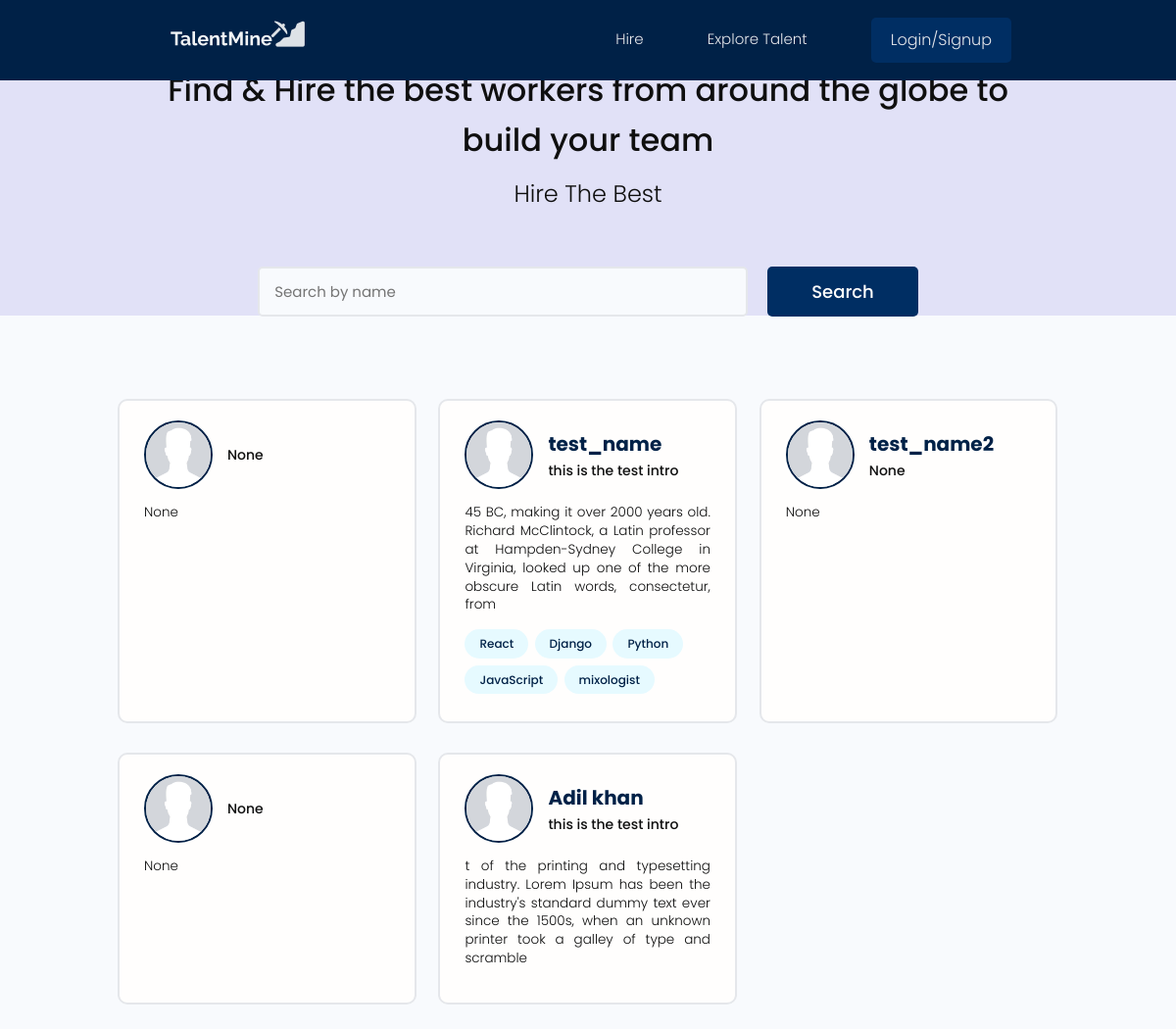
/users/, run on an earlier commit of the app's database.
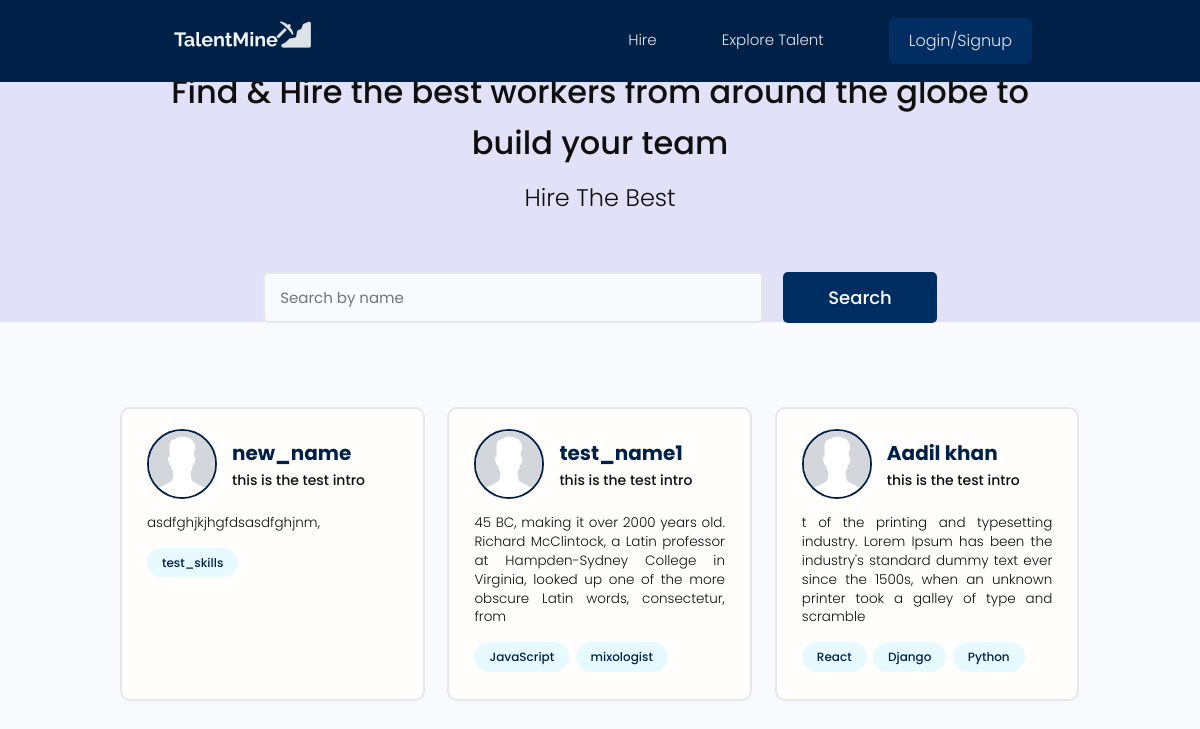
And on a later commit of the database.
### users/models.py (models this page shows, shortened)
class Profile(models.Model):
    user = models.OneToOneField(User,on_delete=models.CASCADE,null=True,blank=True)
    name = models.CharField(max_length = 100,blank=True,null=True)
    email = models.EmailField(max_length=100,blank=True,null=True)
    username  = models.CharField(max_length = 100,blank=True,null=True)
    location = models.CharField(max_length = 500,blank=True,null=True)
    short_intro  = models.CharField(max_length = 180,blank=True,null=True)
    bio = models.TextField(blank=True,null=True)
    profile_image = models.ImageField(null=True,blank=True,upload_to = 'profiles/',default ="profiles/avatar.jpeg" )
    social_github =  models.CharField(max_length = 5000,blank=True,null=True)
    social_twitter =  models.CharField(max_length = 5000,blank=True,null=True)
    social_linkedin =  models.CharField(max_length = 5000,blank=True,null=True)
    social_website =  models.CharField(max_length = 5000,blank=True,null=True)
    created = models.DateTimeField(auto_now_add=True)
    id = models.UUIDField(default = uuid.uuid4, unique=True,primary_key=True,editable=False)

class Skill(models.Model):
    owner = models.ForeignKey(Profile,on_delete = models.CASCADE,null=True)
    name = models.CharField(max_length = 100,blank=True,null=True)
    description = models.TextField(blank=True,null=True)
    created = models.DateTimeField(auto_now_add=True)
    id = models.UUIDField(default = uuid.uuid4, unique=True,primary_key=True,editable=False)
    def __str__(self):
        return str(self.name)

### users/views.py (the view)
# urls.py: path('',views.profiles,name='profiles'),
def profiles(request):
    profiles,search_query = searchProfiles(request)
    context = {'profiles':profiles,'search_query':search_query}
    return render(request,'users/profiles.html',context)

### users/utils.py (called while the page is built)
def searchProfiles(request):
        search_query = ''
        if request.GET.get('search_query'):
            search_query = request.GET.get('search_query')
        skills = Skill.objects.filter(name__icontains = search_query)
        profiles = Profile.objects.distinct().filter(Q(name__icontains=search_query) |Q(short_intro__icontains=search_query) |Q(skill__in=skills))
        return profiles,search_query

### users/templates/users/profiles.html (shortened to what this page needs)
{%extends 'main.html'%}
{%block content%}
<main class="home">
  <section class="hero-section text-center" style="background-color:#e1e1f7;height:30vh;">
    <div class="container container--narrow">
      <div class="hero-section__box">
          <h3 >Find & Hire the best workers from around the globe to build your team </h3>
          <h5 style="padding-top:10px">Hire The Best</h5>
      </div>
      <div class="hero-section__search">
        <form class="form" action="{% url 'profiles'%}" method="get">
          <div class="form__field">
            <input class="input input--text" id="formInput#search" type="text" name="search_query"
              value = "{{search_query}}" placeholder="Search by name" />
          </div>
          <input class="btn btn--sub btn--lg" type="submit" value="Search" />
        </form>
      </div>
    </div>
  </section>
  <section class="devlist">
    <div class="container">
      <div class="grid grid--three">
          {%for profile in profiles%}
          <div class="column card">
            <div class="dev">
              <a href="{%url 'user-profile' profile.id%}" class="card__body">
                <div class="dev__profile">
                  <img class="avatar avatar--md" src="{{profile.profile_image.url}}" alt="image" />
                  <div class="dev__meta">
                    <h3>{{profile.name}}</h3>
                    <h5>{{profile.short_intro|slice:'50'}}</h5>
                  </div>
                </div>
                <p class="dev__info">
                  {{profile.bio|slice:"180"}}
                </p>
                <div class="dev__skills">
                {%for skill in profile.skill_set.all|slice:"5"%}
                  <span class="tag tag--pill tag--main">
                    <small>{{skill}}</small>
                  </span>
                  {%endfor%}
                </div>
              </a>
            </div>
          </div>
          {%endfor%}
      </div>
    </div>
  </section>
</main>
{%endblock content%}

### templates/main.html (shortened to what this page needs)
<!DOCTYPE html>
{%load static%}
<html lang="en" dir="ltr">
    <head>
        <link rel="stylesheet" href="https://cdn.iconmonstr.com/1.3.0/css/iconmonstr-iconic-font.min.css" />
        <link rel="stylesheet" href="{% static 'uikit/styles/uikit.css' %}" />
        <link rel="stylesheet" href="{% static 'styles/app.css' %}" />
        <link rel="stylesheet" href="{% static 'styles/main.css' %}">
    </head>
    <body>
        {%include 'navbar.html'%}
        {% block content %}
        {% endblock content%}
    </body>
</html>

### templates/navbar.html (shortened to what this page needs)
{%load static%}
<header class="header">
  <div class="container container--narrow">
    <a href="/" class="header__logo" style="float:left">
      <img id="nav-logo" src="{% static 'images/logo.png'%}" alt="TalentMine" />
    </a>
    <nav class="header__nav">
      <ul class="header__menu" style="background-color:#002147">
        <li class="header__menuItem"><a href="/users">Hire</a></li>
        <li class="header__menuItem"><a href="/project">Explore Talent</a></li>
        {%if request.user.is_authenticated%}
            <li class="header__menuItem"><a href="{%url 'inbox'%}">Inbox</a></li>
            <li class="header__menuItem"><a href="{%url 'account'%}">My Account</a></li>
            <li class="header__menuItem"><a href="{%url 'logout'%}" class="btn btn--sub">Logout</a></li>
        {%else%}
            <li class="header__menuItem"><a href="{%url 'login'%}" class="btn btn--sub">Login/Signup</a></li>
        {%endif%}
      </ul>
    </nav>
  </div>
</header>

### static/styles/app.css (style rules this page uses)
:root { --color-sub: #2d2d3; }
.btn--sub { background-color: var(--color-sub-light); }
.card { border: 2px solid var(--color-light); }
img { width: 100%; }
.header { position: sticky; z-index: 111; background-color: var(--color-main); padding: 1.5rem 0; }
.header > .container { display: flex; justify-content: space-between; align-items: center; }
.header__logo > img { height: 3.8rem; }
.header__nav > ul { display: inline-flex; align-items: center; list-style: none; gap: 6.5rem; }
.header__menuItem > a { color: var(--color-light); font-weight: 300; }
.hero-section { height: 40vh; display: flex; align-items: center; background-color: var(--color-sub); }
.hero-section__box { margin-bottom: 4rem; }
.hero-section__search > .form { display: flex; align-items: center; justify-content: center; gap: 2rem; }
.hero-section__search > .form input.input--text { width: 50rem; }
.devlist { margin-top: 8rem; }
.devlist .grid { align-items: stretch; }
.devlist .dev .dev__profile { display: flex; align-items: center; gap: 1.5rem; }
.devlist .dev .dev__meta h3 { color: var(--color-sub); font-size: 2rem; font-weight: 700; }
.devlist .dev .dev__meta h5 { color: var(--color-text); font-size: 1.4rem; font-weight: 500; }
.devlist .dev .dev__info { margin: 1.5rem 0; font-size: 1.35rem; line-height: 1.4; text-align: justify; }

### static/styles/main.css (style rules this page uses)
#nav-logo { text-rendering: optimizeLegibility; text-size-adjust: 100%; text-align: center; aspect-ratio: auto 800 / 600; box-sizing: inherit; margin: 0; padding: 0; border: 0; font: inherit; vertical-align: baseline; font-size: 9px; color: transparent; line-height: 1.25; text-overflow: ellipsis; -webkit-font-smoothing: antialiased; height: auto; margin-bottom: 4px; width: 150px; }

### static/uikit/styles/modules/_variables.css (style rules this page uses)
:root { --color-main: #002147; --color-main-light: #e6faff; --color-sub: #002e63; --color-sub-light: #002e63; --color-sub-lighter: #e1e1f7; --color-text: rgb(15, 15, 15); --color-gray: #8b8b8b; --color-light: #e5e7eb; --color-light-gray: #767676; --color-bg: #f8fafd; --color-white: #fffefd; --color-white-light: #f3f3f3; --color-success: #359e64; --color-success-bg: #def8e8; --color-error: #fc4b0b; --color-error-bg: #fff2ee; --font-base: 'Poppins', arial, helvetica, 'Segoe UI', roboto, ubuntu, sans-serif; --font-monospace: 'Fira Code', 'Courier New', courier, monospace; --font-regular: 300; --font-medium: 500; --font-bold: 700; --generic-shadow: 1px 1px 5px #00000010; --generic-transition: all 0.3s ease-in-out; }

### static/uikit/styles/modules/_base.css (style rules this page uses)
* { margin: 0; padding: 0; box-sizing: border-box; text-rendering: optimizeLegibility; color: inherit; font-size: inherit; }
html { font-size: 50%; }
@media only screen and (min-width: 480px) { html { font-size: 56.25%; } }
@media only screen and (min-width: 1200px) { html { font-size: 62.5%; } }
body { line-height: 1.6; font-weight: 400; font-size: 1.5rem; color: var(--color-text); background-color: var(--color-bg); min-height: 100vh; }

### static/uikit/styles/modules/_typography.css (style rules this page uses)
* { font-family: var(--font-base); }
h3 { font-size: 3.2rem; font-weight: var(--font-medium); }
h5 { font-size: 2.4rem; font-weight: var(--font-medium); }
h5, h6 { font-weight: var(--font-regular); }
p, span, strong { font-size: 1.6rem; color: var(--color-text); font-weight: var(--font-regular); }
a { padding-bottom: 2px; text-decoration: none; display: inline-block; color: var(--color-main); font-weight: var(--font-medium); }

### static/uikit/styles/modules/_utilities.css (style rules this page uses)
.container { width: 92%; max-width: 165rem; margin: 0 auto; box-sizing: border-box; }
.container--narrow { width: 92%; max-width: 120rem; }
@media screen and (min-width: 1000px) { .container { width: 90%; } }
@media screen and (min-width: 1000px) { .container--narrow { width: 85%; } }
@media screen and (min-width: 1200px) { .container { width: 80%; } }
@media screen and (min-width: 1200px) { .container--narrow { width: 72%; } }
.text-center { text-align: center; }

### static/uikit/styles/modules/_avatar.css (style rules this page uses)
.avatar { border-radius: 50%; border: 2px solid var(--color-main); object-fit: cover; }
.avatar--md { height: 7rem; width: 7rem; }

### static/uikit/styles/modules/_card.css (style rules this page uses)
.card { border-radius: 1rem; background-color: var(--color-white); border: 1.5px solid var(--color-light); width: auto; height: auto; margin-top: 0.5rem; margin-bottom: 0.5rem; overflow: hidden; }
.card__body, .card__header { padding: 2rem 2.5rem; }

What changed in the data, as far as the page shows it:
removed Profile: profile_image (placeholder picture), short_intro "None", bio "None"
removed Profile: profile_image (placeholder picture), name "test_name2", short_intro "None", bio "None"
removed Profile: profile_image (placeholder picture), short_intro "None", bio "None"
added Profile: profile_image (placeholder picture), name "new_name", short_intro "this is the test intro", bio "asdfghjkjhgfdsasdfghjnm,"
added Skill: name "test_skills", shown under "new_name"
changed Profile: name "test_name" → "test_name1"; loses Skill (name "React"); loses Skill (name "Django"); loses Skill (name "Python")
changed Profile: name "Adil khan" → "Aadil khan"; gains Skill (name "React"); gains Skill (name "Django"); gains Skill (name "Python")
